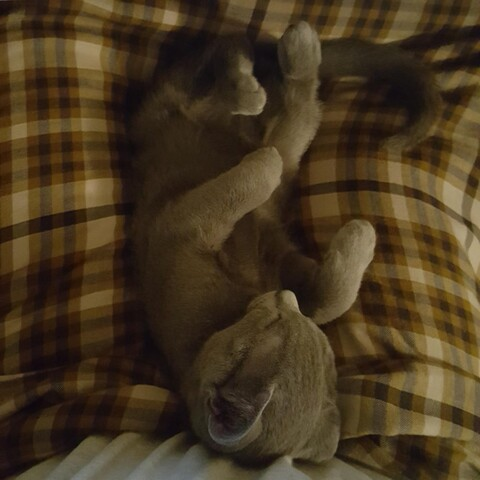
#> input picture 레포트1/howell.jpg, 480 x 480 px, found by its file name
$ python toBinary.py
#> lines starting #> are read from the running program, lines starting #| are printed output that depends on the picture; after the words box and inside, x2 and y2 are one past the last pixel; in counts of white or black regions, pixels touching at a corner belong together
import cv2
import numpy as np


def gray_imload(path):  # 이미지로드
#> called with path = 'howell.jpg'
    return toGray(cv2.imread(path))
#> in toGray, `row = np.shape(img)[0]`: row = 480
#> after the loop in toGray, `for x in range(row):`:
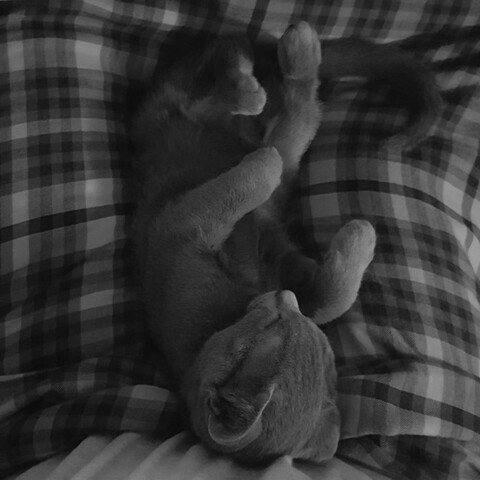
#> new_img: shape (480, 480); min 7, max 157, mean 51.8


def toBinary(img, flag=125):      # 이미지 이진화
#> called with flag = 100
    row = np.shape(img)[0]
#> row = 480
    col = np.shape(img)[1]
#> col = 480
    new_img = np.copy(img)  # 이미지 복사
    for x in range(0, row):
        for y in range(0, col):
            if img[x, y] > flag:  # 임계값과 비교
                new_img.itemset(x, y, 255)
            else:
                new_img.itemset(x, y, 0)
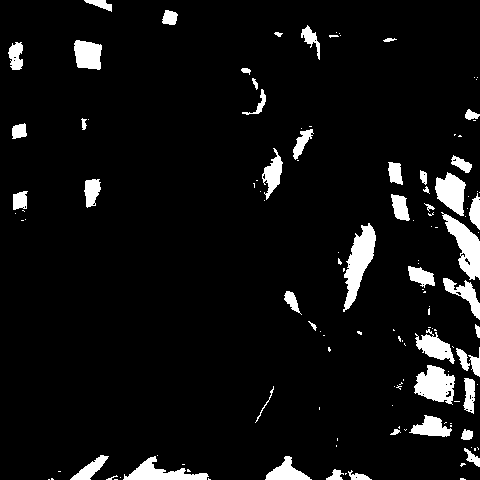
#> new_img: shape (480, 480); 6.4% white; 132 white regions (84 under 20 px), largest, box (x1, y1, x2, y2) and area: (343, 223, 376, 312) 1348, (441, 212, 480, 280) 1154, (414, 365, 455, 405) 1064
    return new_img


def toGray(img):
    row = np.shape(img)[0]
    col = np.shape(img)[1]
    new_img = np.zeros((row, col), np.uint8)
    for x in range(row):
        for y in range(col):
            new_img.itemset(x, y, sum(img[x, y])/3)  # rgb값을 합쳐 3으로나눔

    return new_img


if __name__ == '__main__':
    img_src = gray_imload("howell.jpg")  # 그레이 이미지
    binary_img = toBinary(img_src, 100)  # 이진이미지
    cv2.imshow('src', img_src)

    cv2.imshow('binary', binary_img)
    cv2.waitKey(0)
    cv2.destroyAllWindows()

$ run again, with 레포트1/bigwell.jpg copied over 레포트1/howell.jpg
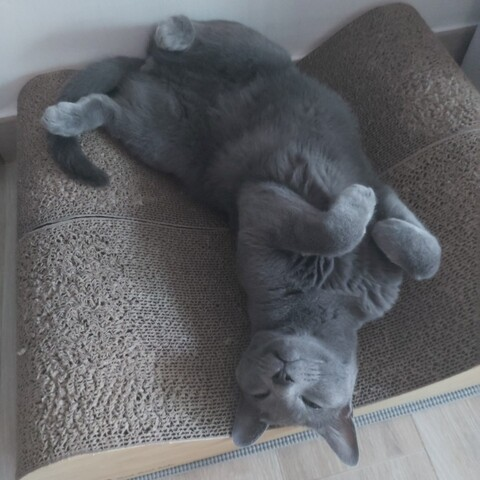
#> input picture 레포트1/bigwell.jpg, 480 x 480 px, found by its file name
#> in toGray, `row = np.shape(img)[0]`: row = 480
#> after the loop in toBinary, `for x in range(0, row):`:
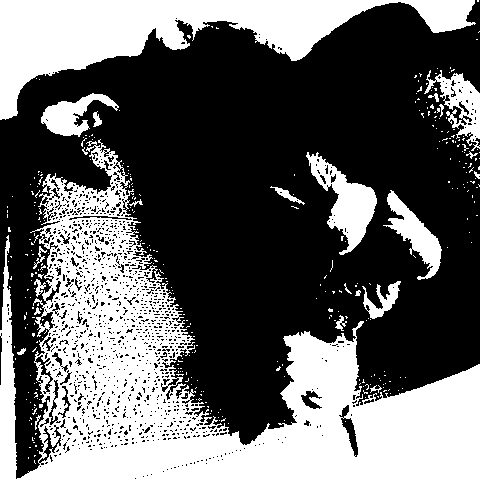
#> new_img: shape (480, 480); 39.5% white; 357 white regions (334 under 20 px), largest, box (x1, y1, x2, y2) and area: (0, 139, 480, 480) 60543, (0, 0, 476, 120) 20246, (306, 152, 377, 255) 2804
